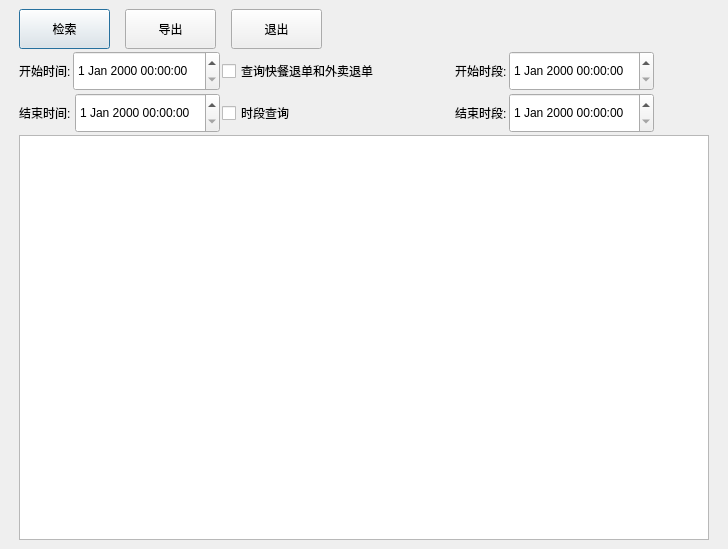
<?xml version="1.0" encoding="UTF-8"?>
<ui version="4.0">
 <class>back_sales</class>
 <widget class="QDialog" name="back_sales">
  <property name="geometry">
   <rect>
    <x>0</x>
    <y>0</y>
    <width>728</width>
    <height>549</height>
   </rect>
  </property>
  <property name="windowTitle">
   <string>Dialog</string>
  </property>
  <layout class="QVBoxLayout" name="verticalLayout_2">
   <property name="spacing">
    <number>6</number>
   </property>
   <property name="leftMargin">
    <number>9</number>
   </property>
   <property name="topMargin">
    <number>9</number>
   </property>
   <property name="rightMargin">
    <number>9</number>
   </property>
   <property name="bottomMargin">
    <number>9</number>
   </property>
   <item>
    <layout class="QVBoxLayout" name="verticalLayout">
     <property name="spacing">
      <number>2</number>
     </property>
     <property name="leftMargin">
      <number>10</number>
     </property>
     <property name="rightMargin">
      <number>10</number>
     </property>
     <item>
      <layout class="QHBoxLayout" name="horizontalLayout">
       <property name="spacing">
        <number>15</number>
       </property>
       <item>
        <widget class="QPushButton" name="pushButton_10">
         <property name="sizePolicy">
          <sizepolicy hsizetype="Fixed" vsizetype="Fixed">
           <horstretch>0</horstretch>
           <verstretch>0</verstretch>
          </sizepolicy>
         </property>
         <property name="minimumSize">
          <size>
           <width>91</width>
           <height>40</height>
          </size>
         </property>
         <property name="focusPolicy">
          <enum>Qt::StrongFocus</enum>
         </property>
         <property name="text">
          <string>检索</string>
         </property>
         <property name="outer_stylesheet" stdset="0">
          <string>pushbutton</string>
         </property>
        </widget>
       </item>
       <item>
        <widget class="QPushButton" name="pushButton_11">
         <property name="sizePolicy">
          <sizepolicy hsizetype="Fixed" vsizetype="Fixed">
           <horstretch>0</horstretch>
           <verstretch>0</verstretch>
          </sizepolicy>
         </property>
         <property name="minimumSize">
          <size>
           <width>91</width>
           <height>40</height>
          </size>
         </property>
         <property name="focusPolicy">
          <enum>Qt::StrongFocus</enum>
         </property>
         <property name="text">
          <string>导出</string>
         </property>
         <property name="outer_stylesheet" stdset="0">
          <string>pushbutton</string>
         </property>
        </widget>
       </item>
       <item>
        <widget class="QPushButton" name="pushButton_12">
         <property name="sizePolicy">
          <sizepolicy hsizetype="Fixed" vsizetype="Fixed">
           <horstretch>0</horstretch>
           <verstretch>0</verstretch>
          </sizepolicy>
         </property>
         <property name="minimumSize">
          <size>
           <width>91</width>
           <height>40</height>
          </size>
         </property>
         <property name="focusPolicy">
          <enum>Qt::StrongFocus</enum>
         </property>
         <property name="text">
          <string>退出</string>
         </property>
         <property name="outer_stylesheet" stdset="0">
          <string>pushbutton</string>
         </property>
        </widget>
       </item>
       <item>
        <spacer name="horizontalSpacer">
         <property name="orientation">
          <enum>Qt::Horizontal</enum>
         </property>
         <property name="sizeHint" stdset="0">
          <size>
           <width>40</width>
           <height>20</height>
          </size>
         </property>
        </spacer>
       </item>
      </layout>
     </item>
     <item>
      <layout class="QGridLayout" name="gridLayout">
       <item row="1" column="3">
        <widget class="QCheckBox" name="checkBox_2">
         <property name="sizePolicy">
          <sizepolicy hsizetype="Fixed" vsizetype="Fixed">
           <horstretch>0</horstretch>
           <verstretch>0</verstretch>
          </sizepolicy>
         </property>
         <property name="minimumSize">
          <size>
           <width>231</width>
           <height>40</height>
          </size>
         </property>
         <property name="text">
          <string>时段查询</string>
         </property>
        </widget>
       </item>
       <item row="0" column="4">
        <widget class="QLabel" name="label_4">
         <property name="sizePolicy">
          <sizepolicy hsizetype="Fixed" vsizetype="Fixed">
           <horstretch>0</horstretch>
           <verstretch>0</verstretch>
          </sizepolicy>
         </property>
         <property name="minimumSize">
          <size>
           <width>45</width>
           <height>40</height>
          </size>
         </property>
         <property name="text">
          <string>开始时段:</string>
         </property>
        </widget>
       </item>
       <item row="0" column="1" colspan="2">
        <widget class="lds_datetimeEdit" name="dateTimeEdit">
         <property name="sizePolicy">
          <sizepolicy hsizetype="Expanding" vsizetype="Fixed">
           <horstretch>0</horstretch>
           <verstretch>0</verstretch>
          </sizepolicy>
         </property>
         <property name="minimumSize">
          <size>
           <width>0</width>
           <height>40</height>
          </size>
         </property>
        </widget>
       </item>
       <item row="0" column="6">
        <spacer name="horizontalSpacer_2">
         <property name="orientation">
          <enum>Qt::Horizontal</enum>
         </property>
         <property name="sizeHint" stdset="0">
          <size>
           <width>40</width>
           <height>20</height>
          </size>
         </property>
        </spacer>
       </item>
       <item row="1" column="6">
        <spacer name="horizontalSpacer_3">
         <property name="orientation">
          <enum>Qt::Horizontal</enum>
         </property>
         <property name="sizeHint" stdset="0">
          <size>
           <width>40</width>
           <height>20</height>
          </size>
         </property>
        </spacer>
       </item>
       <item row="1" column="2">
        <widget class="lds_datetimeEdit" name="dateTimeEdit_2">
         <property name="sizePolicy">
          <sizepolicy hsizetype="Expanding" vsizetype="Fixed">
           <horstretch>0</horstretch>
           <verstretch>0</verstretch>
          </sizepolicy>
         </property>
         <property name="minimumSize">
          <size>
           <width>0</width>
           <height>40</height>
          </size>
         </property>
        </widget>
       </item>
       <item row="1" column="5">
        <widget class="lds_datetimeEdit" name="timeEdit_2">
         <property name="sizePolicy">
          <sizepolicy hsizetype="Expanding" vsizetype="Fixed">
           <horstretch>0</horstretch>
           <verstretch>0</verstretch>
          </sizepolicy>
         </property>
         <property name="minimumSize">
          <size>
           <width>0</width>
           <height>40</height>
          </size>
         </property>
        </widget>
       </item>
       <item row="1" column="4">
        <widget class="QLabel" name="label_5">
         <property name="sizePolicy">
          <sizepolicy hsizetype="Fixed" vsizetype="Fixed">
           <horstretch>0</horstretch>
           <verstretch>0</verstretch>
          </sizepolicy>
         </property>
         <property name="minimumSize">
          <size>
           <width>45</width>
           <height>40</height>
          </size>
         </property>
         <property name="text">
          <string>结束时段:</string>
         </property>
        </widget>
       </item>
       <item row="1" column="0" colspan="2">
        <widget class="QLabel" name="label_3">
         <property name="sizePolicy">
          <sizepolicy hsizetype="Fixed" vsizetype="Fixed">
           <horstretch>0</horstretch>
           <verstretch>0</verstretch>
          </sizepolicy>
         </property>
         <property name="minimumSize">
          <size>
           <width>45</width>
           <height>40</height>
          </size>
         </property>
         <property name="text">
          <string>结束时间:</string>
         </property>
        </widget>
       </item>
       <item row="0" column="0">
        <widget class="QLabel" name="label_2">
         <property name="sizePolicy">
          <sizepolicy hsizetype="Fixed" vsizetype="Fixed">
           <horstretch>0</horstretch>
           <verstretch>0</verstretch>
          </sizepolicy>
         </property>
         <property name="minimumSize">
          <size>
           <width>45</width>
           <height>40</height>
          </size>
         </property>
         <property name="text">
          <string>开始时间:</string>
         </property>
        </widget>
       </item>
       <item row="0" column="3">
        <widget class="QCheckBox" name="checkBox">
         <property name="sizePolicy">
          <sizepolicy hsizetype="Fixed" vsizetype="Fixed">
           <horstretch>0</horstretch>
           <verstretch>0</verstretch>
          </sizepolicy>
         </property>
         <property name="minimumSize">
          <size>
           <width>231</width>
           <height>40</height>
          </size>
         </property>
         <property name="text">
          <string>查询快餐退单和外卖退单</string>
         </property>
        </widget>
       </item>
       <item row="0" column="5">
        <widget class="lds_datetimeEdit" name="timeEdit">
         <property name="sizePolicy">
          <sizepolicy hsizetype="Expanding" vsizetype="Fixed">
           <horstretch>0</horstretch>
           <verstretch>0</verstretch>
          </sizepolicy>
         </property>
         <property name="minimumSize">
          <size>
           <width>0</width>
           <height>40</height>
          </size>
         </property>
        </widget>
       </item>
      </layout>
     </item>
     <item>
      <widget class="lds_tableview_sum" name="tableView"/>
     </item>
    </layout>
   </item>
  </layout>
 </widget>
 <customwidgets>
  <customwidget>
   <class>lds_datetimeEdit</class>
   <extends>QDateTimeEdit</extends>
   <header>lds_datetimeedit.h</header>
  </customwidget>
  <customwidget>
   <class>lds_tableview_sum</class>
   <extends>QTableView</extends>
   <header>lds_tableview_sum.h</header>
  </customwidget>
 </customwidgets>
 <resources/>
 <connections/>
</ui>
